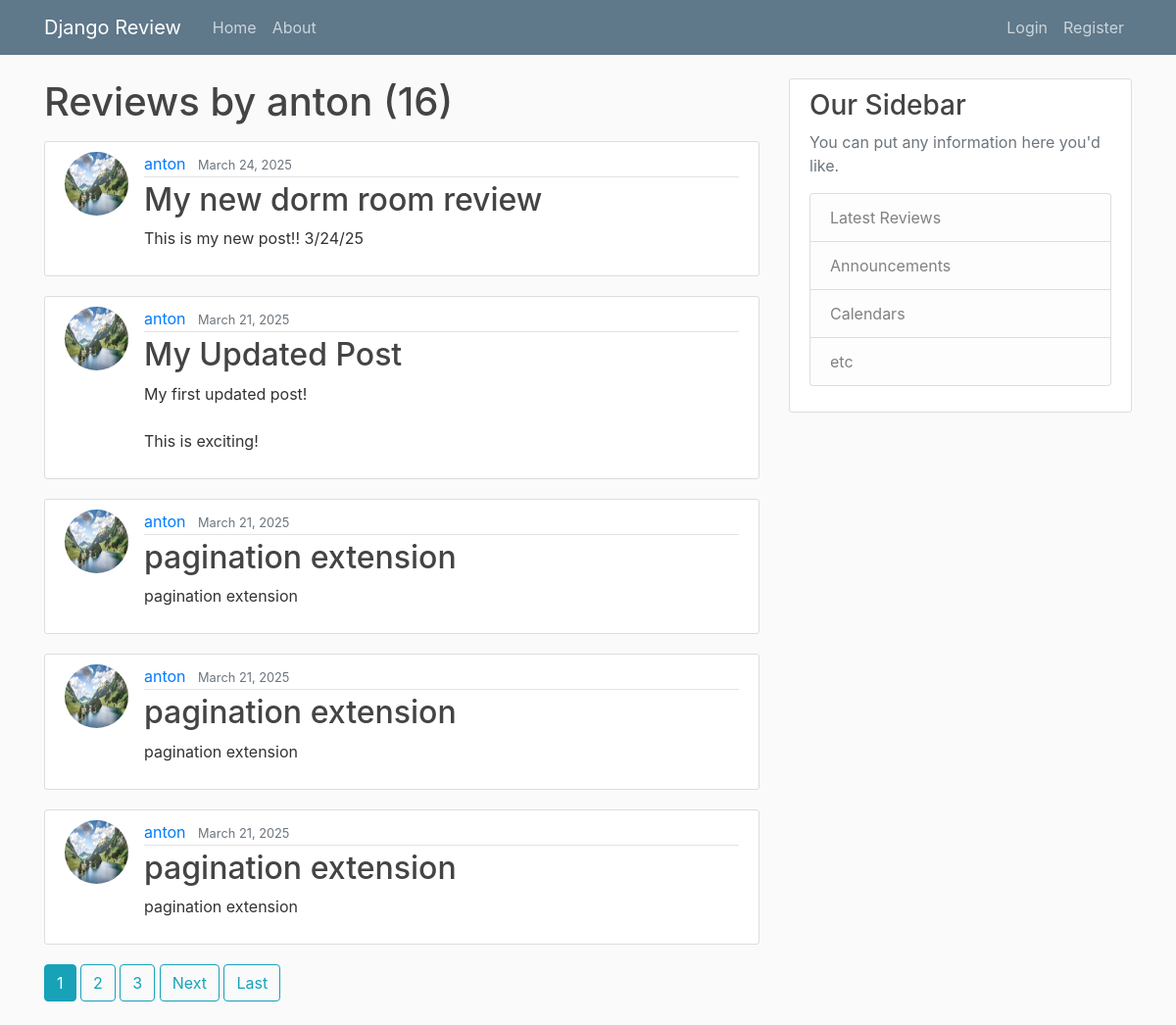
The app's page /review/user/anton, older data.
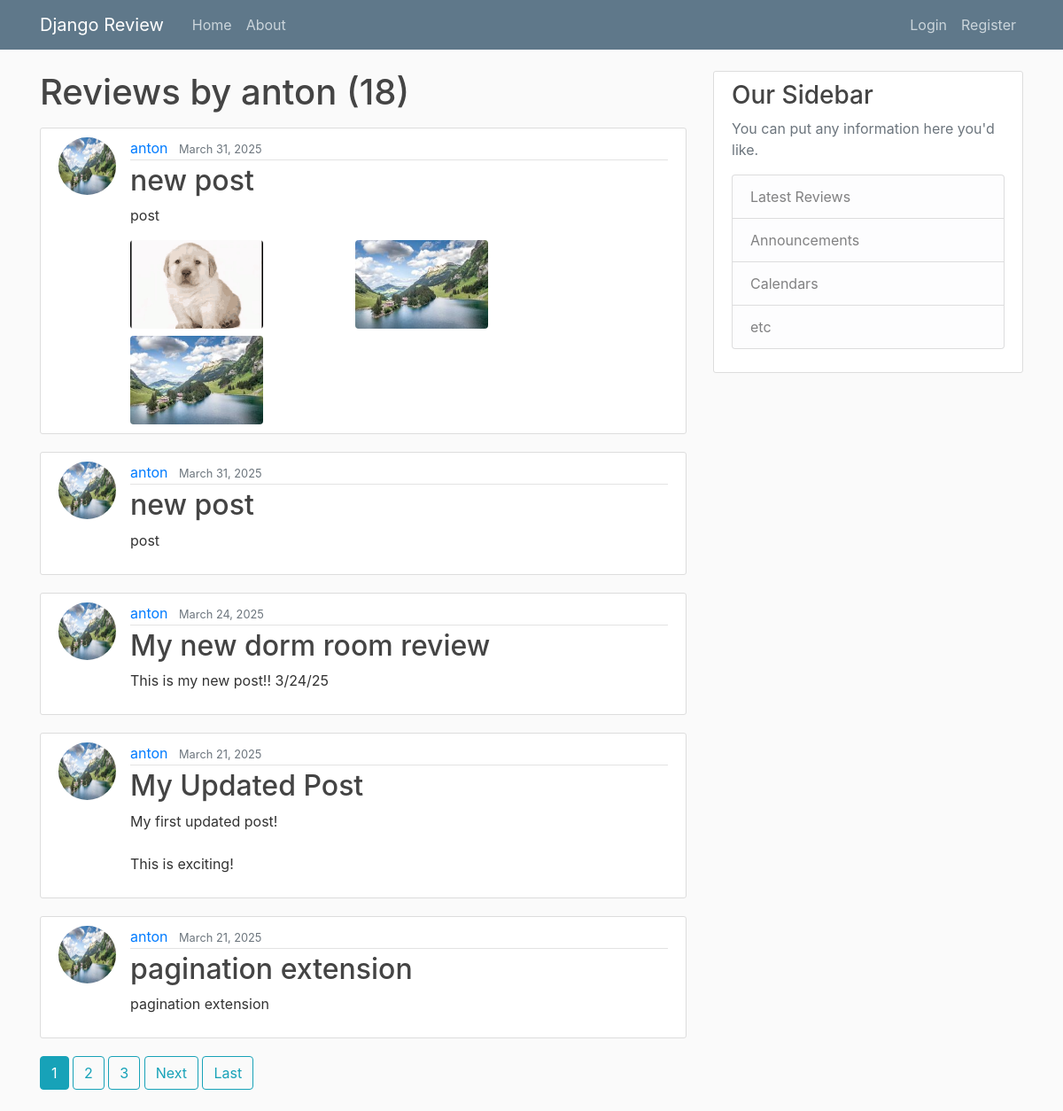
The same page, newer data.
### review/models.py (models this page shows, shortened)
class Post(models.Model):
    title = models.CharField(max_length=100)
    content = models.TextField()
    date_posted = models.DateTimeField(default=timezone.now)
    author = models.ForeignKey(User, on_delete=models.CASCADE)

class PostImage(models.Model):
    post = models.ForeignKey(Post, related_name='images', on_delete=models.CASCADE)
    image = models.ImageField(upload_to='post_images')
    caption = models.CharField(max_length=100, blank=True, null=True)  # Add null=True

### users/models.py (models this page shows, shortened)
class Profile(models.Model):
    user = models.OneToOneField(User, on_delete=models.CASCADE)
    image = models.ImageField(default='default.jpg', upload_to='profile_pics')

### review/views.py (the view)
# urls.py: path('user/<str:username>', UserPostListView.as_view(), name='user-posts'),
class UserPostListView(ListView):
    model = Post
    template_name = 'review/user_posts.html'
    context_object_name = 'reviews'
    paginate_by = 5
    def get_queryset(self):
        user = get_object_or_404(User, username=self.kwargs.get('username'))
        return Post.objects.filter(author=user).order_by('-date_posted')

### review/templates/review/user_posts.html (shortened to what this page needs)
{% extends 'review/base.html' %}
{% block content %}
    <h1 class="mb-3">Reviews by {{ request.resolver_match.kwargs.username }} ({{ page_obj.paginator.count }})</h1>
    {% for review in reviews %}
        <article class="media content-section">
            <img class="rounded-circle article-img" src="{{ review.author.profile.image.url }}">
            <div class="media-body">
                <div class="article-metadata">
                    <a class="mr-2" href="{% url 'user-posts' review.author.username %}">{{ review.author }}</a>
                    <small class="text-muted">{{ review.date_posted|date:"F d, Y" }}</small>
                </div>
                <h2><a class="article-title" href="{% url 'post-detail' review.id %}">{{ review.title }}</a></h2>
                <p class="article-content">{{ review.content }}</p>
                {% if review.images.count > 0 %}
                    <div class="post-image-gallery">
                        {% if review.images.count == 1 %}
                            <a href="{% url 'post-detail' review.id %}">
                                <img src="{{ review.images.first.image.url }}" class="single-post-image" alt="Post Image">
                            </a>
                        {% else %}
                            <div class="post-image-grid">
                                {% for image in review.images.all|slice:":4" %}
                                    <div class="post-image-container">
                                        <a href="{% url 'post-detail' review.id %}">
                                            <img src="{{ image.image.url }}" class="post-gallery-image" alt="Post Image">
                                        </a>
                                    </div>
                                {% endfor %}
                            </div>
                        {% endif %}
                    </div>
                {% endif %}
            </div>
        </article>
    {% endfor %}
    {% if is_paginated %}
        {% for num in page_obj.paginator.page_range %}
            {% if page_obj.number == num %}
                <a class="btn btn-info mb-4" href="?page={{ num }}">{{ num }}</a>
            {% elif num > page_obj.number|add:'-3' and num < page_obj.number|add:'3' %}
                <a class="btn btn-outline-info mb-4" href="?page={{ num }}">{{ num }}</a>
            {% endif %}
        {% endfor %}
        {% if page_obj.has_next %}
            <a class="btn btn-outline-info mb-4" href="?page={{ page_obj.next_page_number }}">Next</a>
            <a class="btn btn-outline-info mb-4" href="?page={{ page_obj.paginator.num_pages }}">Last</a>
        {% endif %}
    {% endif %}
{% endblock content %}

Row changes from the older to the newer data that the page shows:
no longer on this page (row unchanged): Post: author.profile.image (picture), author "anton", date_posted "March 21, 2025", title "pagination extension", content "pagination extension"
no longer on this page (row unchanged): Post: author.profile.image (picture), author "anton", date_posted "March 21, 2025", title "pagination extension", content "pagination extension"
added Post: author.profile.image (picture), author "anton", date_posted "March 31, 2025", title "new post", content "post"
added PostImage: image (picture)
added PostImage: image (picture)
added PostImage: image (picture)
added Post: author.profile.image (picture), author "anton", date_posted "March 31, 2025", title "new post", content "post"
Text that changed along with them:
{{ page_obj.paginator.count }}: "16" → "18"
